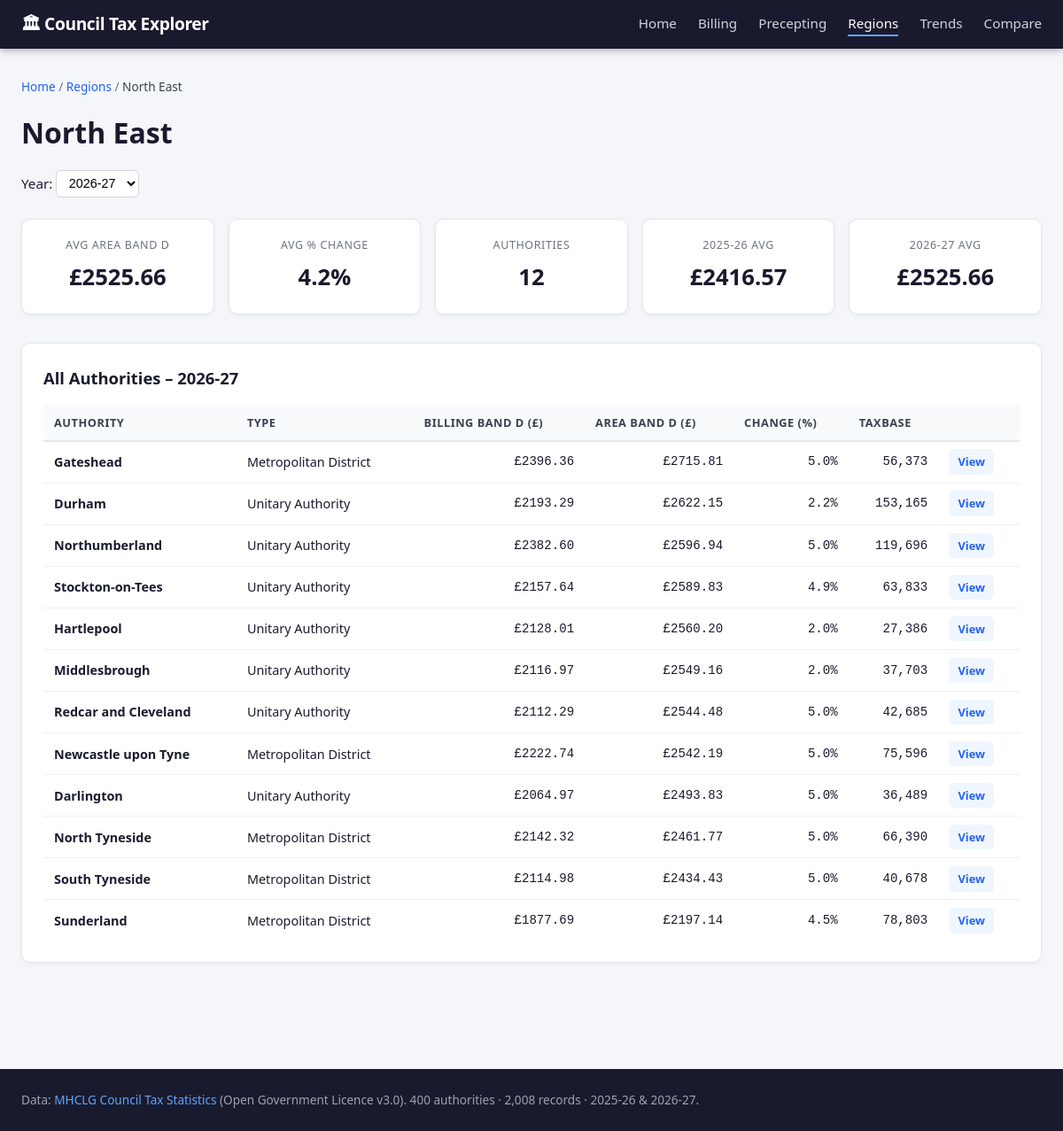
Screenshot of /region/NE with the database file from the repository.
### tables this page shows
CREATE TABLE council_tax_record (
    id              INTEGER PRIMARY KEY AUTOINCREMENT,
    authority_id    INTEGER NOT NULL REFERENCES authority(id),
    year            TEXT NOT NULL,
    ct_requirement  REAL, parish_precept REAL, taxbase REAL,
    collection_rate REAL, band_d_billing REAL, band_d_area REAL,
    asc_precept     REAL, band_d_prev    REAL, pct_change REAL
);

CREATE TABLE authority (
    id          INTEGER PRIMARY KEY AUTOINCREMENT,
    ecode       TEXT NOT NULL UNIQUE,
    ons_code    TEXT NOT NULL,
    name        TEXT NOT NULL,
    region_code TEXT NOT NULL REFERENCES region(code),
    class_code  TEXT NOT NULL REFERENCES authority_class(code)
);

### app.py (the view)
@app.route("/region/<code>")
def region_detail(code):
    if code not in REGION_LABELS: abort(404)
    year = request.args.get("year","2026-27")
    if year not in YEARS: year = "2026-27"
    las = query(
        "SELECT a.id,a.name,a.class_code,r.band_d_billing,r.band_d_area,"
        "       r.pct_change,r.taxbase,r.ct_requirement"
        " FROM council_tax_record r JOIN authority a ON a.id=r.authority_id"
        " WHERE a.region_code=? AND r.year=? ORDER BY r.band_d_area DESC",(code,year))
    summary = query_one(
        "SELECT AVG(r.band_d_area) AS avg_area,AVG(r.pct_change) AS avg_change,COUNT(*) AS total"
        " FROM council_tax_record r JOIN authority a ON a.id=r.authority_id"
        " WHERE a.region_code=? AND r.year=?",(code,year))
    trend = query(
        "SELECT r.year,AVG(r.band_d_area) AS avg_area"
        " FROM council_tax_record r JOIN authority a ON a.id=r.authority_id"
        " WHERE a.region_code=? GROUP BY r.year ORDER BY r.year",(code,))
    return render_template("region_detail.html", code=code,
                           region_name=REGION_LABELS[code], las=las,
                           summary=summary, trend=trend, year=year, years=YEARS,
                           class_labels=CLASS_LABELS)

### app.py (called while the page is built)
def get_db():
    if "db" not in g:
        conn = sqlite3.connect(DB_PATH)
        conn.row_factory = sqlite3.Row
        g.db = conn
    return g.db

def query(sql, params=()):
    return [dict(r) for r in get_db().execute(sql, params).fetchall()]

def query_one(sql, params=()):
    r = get_db().execute(sql, params).fetchone()
    return dict(r) if r else None

### templates/region_detail.html (shortened to what this page needs)
{% extends "base.html" %}
{% block content %}
<nav class="breadcrumb">
  <a href="{{ url_for('index') }}">Home</a> /
  <a href="{{ url_for('regions') }}">Regions</a> /
  <span>{{ region_name }}</span>
</nav>
<h1>{{ region_name }}</h1>
<form class="year-switcher" method="get" action="{{ url_for('region_detail', code=code) }}">
  <label>Year:
    <select name="year" onchange="this.form.submit()">
      {% for y in years %}<option value="{{ y }}" {% if y==year %}selected{% endif %}>{{ y }}</option>{% endfor %}
    </select>
  </label>
</form>
{% if summary %}
<div class="stat-grid">
  <div class="stat-card">
    <span class="stat-label">Avg Area Band D</span>
    <span class="stat-value">£{{ "%.2f"|format(summary.avg_area) }}</span>
  </div>
  <div class="stat-card">
    <span class="stat-label">Avg % Change</span>
    <span class="stat-value">{{ "%.1f"|format(summary.avg_change) }}%</span>
  </div>
  <div class="stat-card">
    <span class="stat-label">Authorities</span>
    <span class="stat-value">{{ summary.total }}</span>
  </div>
  {% if trend|length == 2 %}
  <div class="stat-card">
    <span class="stat-label">2025‑26 Avg</span>
    <span class="stat-value">£{{ "%.2f"|format(trend[0].avg_area) }}</span>
  </div>
  <div class="stat-card">
    <span class="stat-label">2026‑27 Avg</span>
    <span class="stat-value">£{{ "%.2f"|format(trend[1].avg_area) }}</span>
  </div>
  {% endif %}
</div>
{% endif %}
<section class="card">
  <h2>All Authorities – {{ year }}</h2>
  <div class="table-scroll">
  <table class="data-table">
    <thead>
      <tr><th>Authority</th><th>Type</th><th>Billing Band D (£)</th><th>Area Band D (£)</th><th>Change (%)</th><th>Taxbase</th><th></th></tr>
    </thead>
    <tbody>
      {% for la in las %}
      <tr>
        <td><strong>{{ la.name }}</strong></td>
        <td>{{ class_labels.get(la.class_code, la.class_code) }}</td>
        <td class="num">{% if la.band_d_billing %}£{{ "%.2f"|format(la.band_d_billing) }}{% else %}–{% endif %}</td>
        <td class="num">{% if la.band_d_area %}£{{ "%.2f"|format(la.band_d_area) }}{% else %}–{% endif %}</td>
        <td class="num {% if la.pct_change and la.pct_change > 6 %}high{% endif %}">
          {% if la.pct_change %}{{ "%.1f"|format(la.pct_change) }}%{% else %}–{% endif %}</td>
        <td class="num">{{ "{:,.0f}".format(la.taxbase) if la.taxbase else '–' }}</td>
        <td><a href="{{ url_for('authority_detail', auth_id=la.id) }}" class="btn-sm">View</a></td>
      </tr>
      {% endfor %}
    </tbody>
  </table>
  </div>
</section>
{% endblock %}

### static/css/style.css (style rules this page uses)
*, *::before, *::after { box-sizing: border-box; margin: 0; padding: 0; }
body { font-family: 'Segoe UI', Arial, sans-serif; background: #f5f6fa; color: #1a1a2e; line-height: 1.6; }
a { color: #2563eb; text-decoration: none; }
.year-switcher { margin: 1rem 0; display: flex; align-items: center; gap: 0.5rem; font-size: 0.95rem; }
.year-switcher select, .filter-bar select { padding: 0.35rem 0.6rem; border: 1px solid #d1d5db; border-radius: 6px; background: #fff; font-size: 0.9rem; }
.stat-grid { display: grid; grid-template-columns: repeat(auto-fit, minmax(160px, 1fr)); gap: 1rem; margin: 1.5rem 0 2rem; }
.stat-card { background: #fff; border: 1px solid #e5e7eb; border-radius: 10px; padding: 1.2rem 1rem; text-align: center; box-shadow: 0 1px 4px rgba(0,0,0,0.06); }
.stat-label { display: block; font-size: 0.78rem; text-transform: uppercase; letter-spacing: 0.05em; color: #6b7280; margin-bottom: 0.4rem; }
.stat-value { display: block; font-size: 1.6rem; font-weight: 700; color: #1a1a2e; }
.card { background: #fff; border: 1px solid #e5e7eb; border-radius: 10px; padding: 1.5rem; margin-bottom: 1.5rem; box-shadow: 0 1px 4px rgba(0,0,0,0.06); }
.card h2 { font-size: 1.15rem; font-weight: 700; margin-bottom: 1rem; color: #1a1a2e; }
.table-scroll { overflow-x: auto; }
table { width: 100%; border-collapse: collapse; font-size: 0.9rem; }
th { background: #f8fafc; text-align: left; padding: 0.6rem 0.75rem; border-bottom: 2px solid #e5e7eb; font-size: 0.8rem; text-transform: uppercase; letter-spacing: 0.04em; color: #374151; white-space: nowrap; }
td { padding: 0.55rem 0.75rem; border-bottom: 1px solid #f0f0f0; vertical-align: middle; }
tr:last-child td { border-bottom: none; }
.num { text-align: right; font-variant-numeric: tabular-nums; font-family: monospace; font-size: 0.88rem; }
.data-table { min-width: 600px; }
.btn-sm { display: inline-block; background: #eff6ff; color: #2563eb; padding: 0.25rem 0.65rem; border-radius: 5px; font-size: 0.8rem; font-weight: 600; }
.breadcrumb { font-size: 0.85rem; color: #6b7280; margin-bottom: 1rem; }
.breadcrumb a { color: #2563eb; }
.breadcrumb span { color: #374151; }

### rows the page displays
council_tax_record: name "Gateshead", band_d_billing "2396.36", band_d_area "2715.81", pct_change "5.0", taxbase "56,373"
authority: get "Metropolitan District"
council_tax_record: name "Durham", band_d_billing "2193.29", band_d_area "2622.15", pct_change "2.2", taxbase "153,165"
authority: get "Unitary Authority"
council_tax_record: name "Northumberland", band_d_billing "2382.60", band_d_area "2596.94", pct_change "5.0", taxbase "119,696"
authority: get "Unitary Authority"
council_tax_record: name "Stockton-on-Tees", band_d_billing "2157.64", band_d_area "2589.83", pct_change "4.9", taxbase "63,833"
authority: get "Unitary Authority"
council_tax_record: name "Hartlepool", band_d_billing "2128.01", band_d_area "2560.20", pct_change "2.0", taxbase "27,386"
authority: get "Unitary Authority"
council_tax_record: name "Middlesbrough", band_d_billing "2116.97", band_d_area "2549.16", pct_change "2.0", taxbase "37,703"
authority: get "Unitary Authority"
council_tax_record: name "Redcar and Cleveland", band_d_billing "2112.29", band_d_area "2544.48", pct_change "5.0", taxbase "42,685"
authority: get "Unitary Authority"
council_tax_record: name "Newcastle upon Tyne", band_d_billing "2222.74", band_d_area "2542.19", pct_change "5.0", taxbase "75,596"
authority: get "Metropolitan District"
council_tax_record: name "Darlington", band_d_billing "2064.97", band_d_area "2493.83", pct_change "5.0", taxbase "36,489"
authority: get "Unitary Authority"
council_tax_record: name "North Tyneside", band_d_billing "2142.32", band_d_area "2461.77", pct_change "5.0", taxbase "66,390"
authority: get "Metropolitan District"
council_tax_record: name "South Tyneside", band_d_billing "2114.98", band_d_area "2434.43", pct_change "5.0", taxbase "40,678"
authority: get "Metropolitan District"
council_tax_record: name "Sunderland", band_d_billing "1877.69", band_d_area "2197.14", pct_change "4.5", taxbase "78,803"
authority: get "Metropolitan District"

### other values shown
{{ region_name }} "North East"
{{ "%.2f"|format(summary.avg_area) }} "2525.66"
{{ "%.1f"|format(summary.avg_change) }} "4.2"
{{ summary.total }} "12"
{{ "%.2f"|format(trend[0].avg_area) }} "2416.57"
{{ "%.2f"|format(trend[1].avg_area) }} "2525.66"
{{ year }} "2026-27"
form field year "2026-27"
